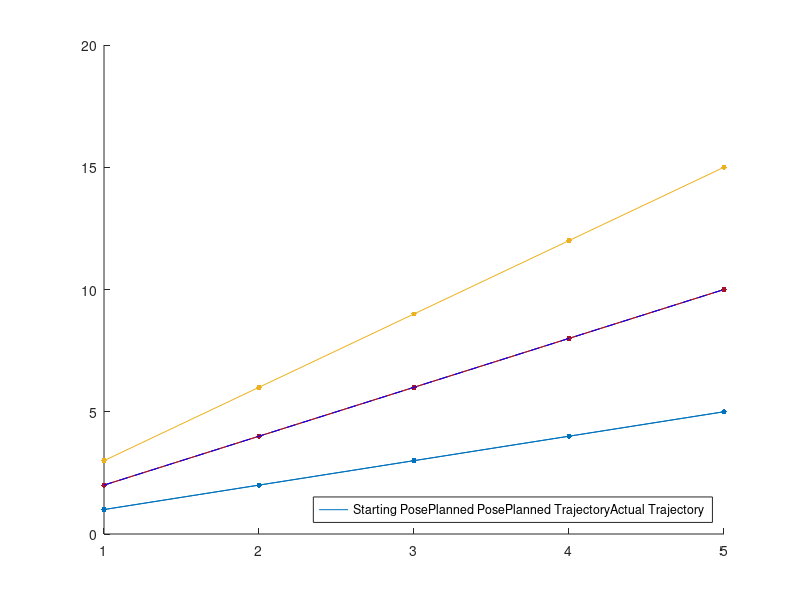

Reproduce this figure in MATLAB.
clc; clear; close all;
%% Control Plot
xPos = 20;
yPos = 10;
theta = pi/2;

x = [1,2,3,4,5];
y = [1,2,3,4,5];
z = [2,4,6,8,10];
y1 = [1,2,3,4,5];
z1 = [2,4,6,8,10];
hold on
plot(x,y1,'-','Color',[0 0.4470 0.7410],'DisplayName','Actual \omega_{L} [rad/s]')
hold on
plot(x,z1,'-','Color',[0.6350 0.0780 0.1840],'DisplayName','Actual \omega_{L} [rad/s]')
hold on
plot(x, y,'.', 'MarkerSize',12,'Color',[0 0.4470 0.7410],'DisplayName','Planned \omega_{L} [rad/s]')
hold on
plot(x,z,'.', 'MarkerSize',12,'Color',[0.6350 0.0780 0.1840],'DisplayName','Planned \omega_{L} [rad/s]')
legend('Location','Southeast')

hold off
%% State Plot
x = [1,2,3,4,5];
y = [1,2,3,4,5];
z = [2,4,6,8,10];
d = [3,6,9,12,15];
y1 = [1,2,3,4,5];
z1 = [2,4,6,8,10];
d1 = [3,6,9,12,15];  

hold on
plot(x,y1,'-','Color',[0 0.4470 0.7410],'DisplayName','Actual x [m]')
hold on
plot(x,z1,'-','Color',[0.6350 0.0780 0.1840],'DisplayName','Actual y [m]')
hold on
plot(x,d1,'-','Color',[0.9290 0.6940 0.1250],'DisplayName','Actual \theta [rad]')
hold on
plot(x, y,'.', 'MarkerSize',12,'Color',[0 0.4470 0.7410],'DisplayName','Planned x [m]')
hold on
plot(x,z,'.', 'MarkerSize',12,'Color',[0.6350 0.0780 0.1840],'DisplayName','Planned y [m]')
hold on
plot(x,d,'.','MarkerSize',12,'Color',[0.9290 0.6940 0.1250],'DisplayName','Planned \theta [rad]')
legend('Location','Southeast')

%% Trajectory Plot
fill(x,y, 'r')
hold on
fill(x,z,'g')
hold on
plot(x,z1,'b--')
hold on
fill(x,d,'b')

legend(["Starting Pose","Planned Pose","Planned Trajectory","Actual Trajectory"])